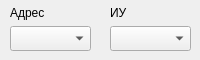
           <widget class="QWidget" name="ADAM_groupbox">
            <widget class="QLabel" name="label_102">
             <property name="geometry">
              <rect>
               <x>10</x>
               <y>0</y>
               <width>71</width>
               <height>25</height>
              </rect>
             </property>
             <property name="text">
              <string>Адрес</string>
             </property>
            </widget>
            <widget class="QComboBox" name="ADAM_Num1">
             <property name="geometry">
              <rect>
               <x>10</x>
               <y>26</y>
               <width>81</width>
               <height>25</height>
              </rect>
             </property>
             <property name="sizeAdjustPolicy">
              <enum>QComboBox::AdjustToMinimumContentsLengthWithIcon</enum>
             </property>
            </widget>
            <widget class="QComboBox" name="ADAM_Num2">
             <property name="geometry">
              <rect>
               <x>110</x>
               <y>26</y>
               <width>81</width>
               <height>25</height>
              </rect>
             </property>
             <property name="sizeAdjustPolicy">
              <enum>QComboBox::AdjustToMinimumContentsLengthWithIcon</enum>
             </property>
            </widget>
            <widget class="QLabel" name="label_103">
             <property name="geometry">
              <rect>
               <x>110</x>
               <y>0</y>
               <width>71</width>
               <height>25</height>
              </rect>
             </property>
             <property name="text">
              <string>ИУ</string>
             </property>
            </widget>
           </widget>
